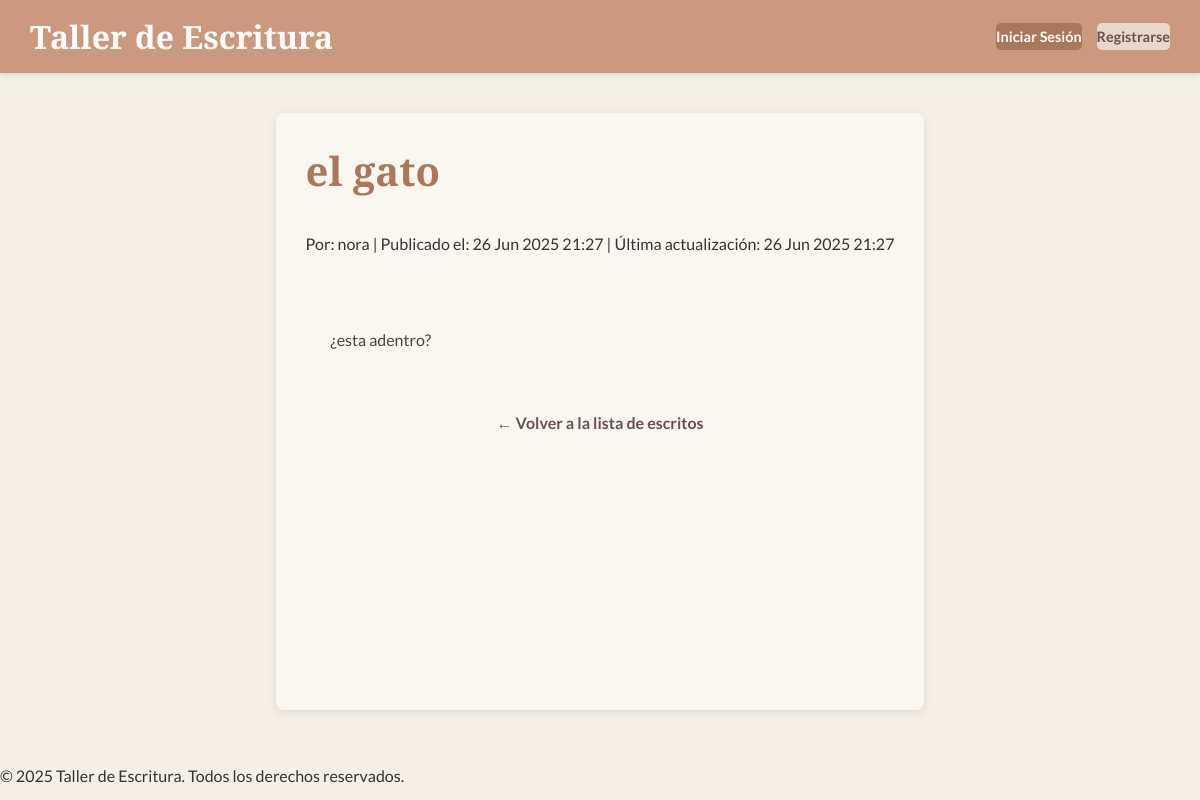
Screenshot of /escritura/3/ with the database file from the repository.
### escritura/models.py (models this page shows, shortened)
class Escrito(models.Model):
    ESTADO_CHOICES = [
        ('BORRADOR', 'Borrador'),
        ('PRIVADO', 'Privado'),
        ('PUBLICO', 'Público'),
    ]
    autor = models.ForeignKey(User, on_delete=models.CASCADE, related_name='escritos')
    titulo = models.CharField(max_length=200)
    contenido = RichTextUploadingField() # MODIFICADO: Usa RichTextUploadingField para permitir subir archivos
    fecha_creacion = models.DateTimeField(auto_now_add=True)
    fecha_actualizacion = models.DateTimeField(auto_now=True)
    estado = models.CharField(max_length=10, choices=ESTADO_CHOICES, default='BORRADOR')
    class Meta:
        ordering = ['-fecha_creacion']
        verbose_name = "Escrito"
        verbose_name_plural = "Escritos"

### escritura/views.py (the view)
# urls.py: path('<int:pk>/', views.DetalleEscrito.as_view(), name='detalle_escrito'),
class DetalleEscrito(DetailView):
    model = Escrito  # Le decimos a DetailView qué modelo debe usar.
    template_name = 'escritura/detalle_escrito.html' # Ruta a la plantilla para mostrar el detalle.
    context_object_name = 'escrito' # Nombre de la variable que contendrá el objeto en la plantilla.
    def get_queryset(self):
        return Escrito.objects.filter(estado='PUBLICO')

### escritura/templates/escritura/detalle_escrito.html (shortened to what this page needs)
{% extends 'base.html' %}
{% block content %}
    <div class="header-section">
        <h1 class="page-title">{{ escrito.titulo }}</h1>
    </div>
    <p class="meta-info">
        Por: {{ escrito.autor.username }} |
        Publicado el: {{ escrito.fecha_creacion|date:"d M Y H:i" }} |
        Última actualización: {{ escrito.fecha_actualizacion|date:"d M Y H:i" }}
    </p>
    <div class="content">
        {{ escrito.contenido|safe }}
    </div>
    <a href="{% url 'escritura:lista_escritos' %}" class="back-link">← Volver a la lista de escritos</a>
{% endblock %}

### static/css/main.css (style rules this page uses)
body { font-family: 'Lato', sans-serif; margin: 0; background-color: #F5EFE6; color: #333333; display: flex; flex-direction: column; min-height: 100vh; }
h1, h2, h3, h4, h5, h6 { font-family: 'Playfair Display', serif; color: #AA775A; margin-top: 0; margin-bottom: 20px; }
a { color: #6B4F4F; text-decoration: none; }
p { margin-bottom: 15px; }
.header-section { display: flex; flex-wrap: wrap; justify-content: space-between; align-items: center; margin-bottom: 10px; }
.header-section h1 { flex-grow: 1; margin-right: 10px; font-family: 'Playfair Display', serif; }
.content { line-height: 1.8; color: #444444; white-space: pre-wrap; font-family: 'Lato', sans-serif; }
.back-link { display: block; margin-top: 30px; text-align: center; text-decoration: none; color: #6B4F4F; font-weight: bold; font-family: 'Lato', sans-serif; }
@media (min-width: 992px) { h1 { font-size: 2.5em; } }

### rows the page displays
Escrito: titulo "el gato", autor.username "nora", fecha_creacion "26 Jun 2025 21:27", fecha_actualizacion "26 Jun 2025 21:27", contenido "¿esta adentro?"
